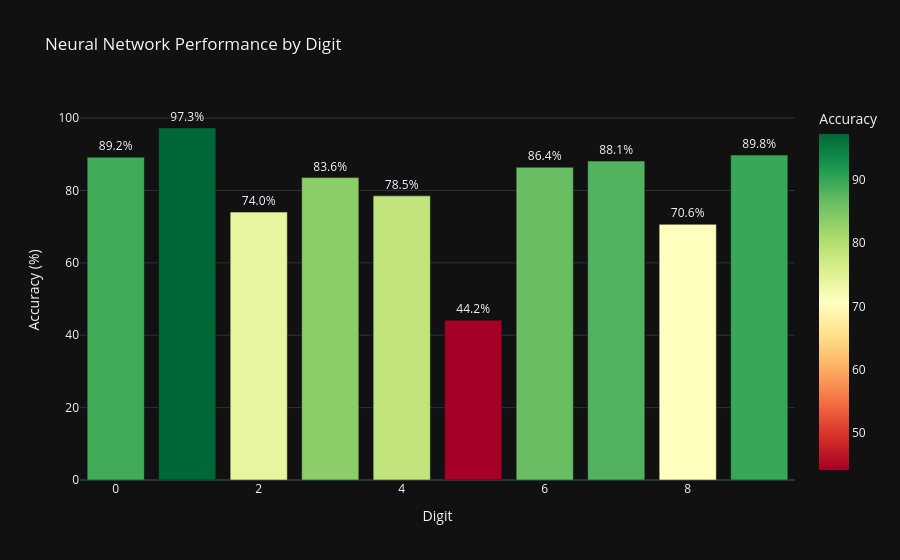

Notebook cell for this chart:
### Code cell
df = pd.DataFrame(accuracy.items(), columns=["Digit", "Accuracy"])


# 2. Create the Bar Chart
fig = px.bar(
    df,
    x="Digit",
    y="Accuracy",
    title="Neural Network Performance by Digit",
    text="Accuracy",  # Shows the number on top of the bar
    color="Accuracy",  # Colors bars based on performance
    color_continuous_scale="RdYlGn",  # Red-Yellow-Green scale
)

# 3. Clean up the look
fig.update_traces(texttemplate="%{text:.1f}%", textposition="outside")
fig.update_layout(yaxis_range=[0, 105], xaxis_title="Digit", yaxis_title="Accuracy (%)")
fig.show()

### Figure 1 — Plotly figure (JSON) as saved in the notebook; plotly's stock layout.template omitted (floating-point values rounded to 4 significant figures)
{"data": [{"hovertemplate": "Digit=%{x}<br>Accuracy=%{marker.color}<extra></extra>", "legendgroup": "", "marker": {"color": [89.18, 97.27, 74.03, 83.56, 78.51, 44.17, 86.43, 88.13, 70.64, 89.79], "coloraxis": "coloraxis", "pattern": {"shape": ""}}, "name": "", "orientation": "v", "showlegend": false, "text": [89.18, 97.27, 74.03, 83.56, 78.51, 44.17, 86.43, 88.13, 70.64, 89.79], "textposition": "outside", "texttemplate": "%{text:.1f}%", "type": "bar", "x": [0, 1, 2, 3, 4, 5, 6, 7, 8, 9], "xaxis": "x", "y": [89.18, 97.27, 74.03, 83.56, 78.51, 44.17, 86.43, 88.13, 70.64, 89.79], "yaxis": "y"}], "layout": {"barmode": "relative", "coloraxis": {"colorbar": {"title": {"text": "Accuracy"}}, "colorscale": [[0, "rgb(165,0,38)"], [0.1, "rgb(215,48,39)"], [0.2, "rgb(244,109,67)"], [0.3, "rgb(253,174,97)"], [0.4, "rgb(254,224,139)"], [0.5, "rgb(255,255,191)"], [0.6, "rgb(217,239,139)"], [0.7, "rgb(166,217,106)"], [0.8, "rgb(102,189,99)"], [0.9, "rgb(26,152,80)"], [1, "rgb(0,104,55)"]]}, "legend": {"tracegroupgap": 0}, "title": {"text": "Neural Network Performance by Digit"}, "xaxis": {"anchor": "y", "domain": [0, 1], "title": {"text": "Digit"}}, "yaxis": {"anchor": "x", "domain": [0, 1], "range": [0, 105], "title": {"text": "Accuracy (%)"}}}}
